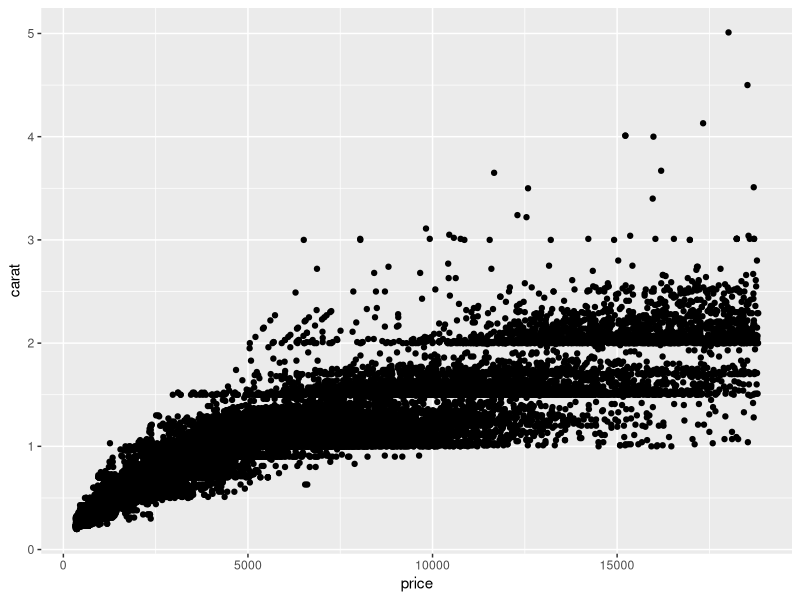
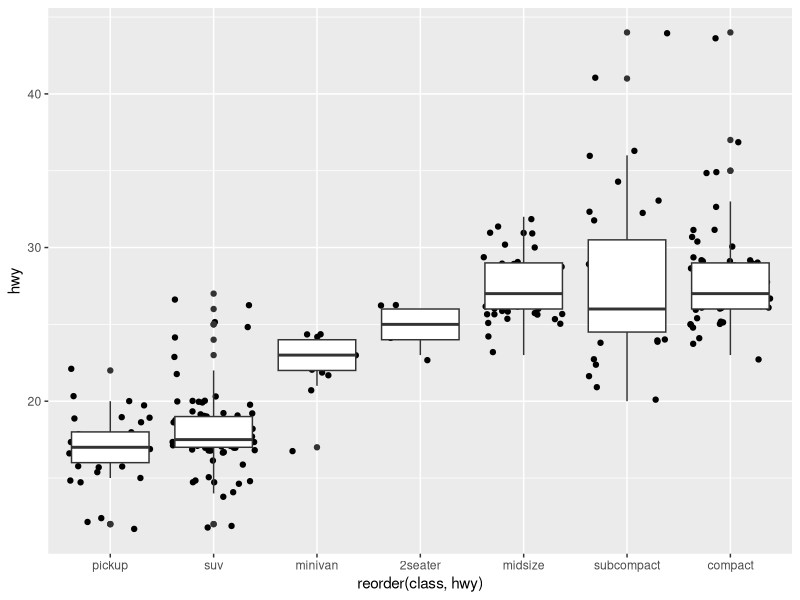
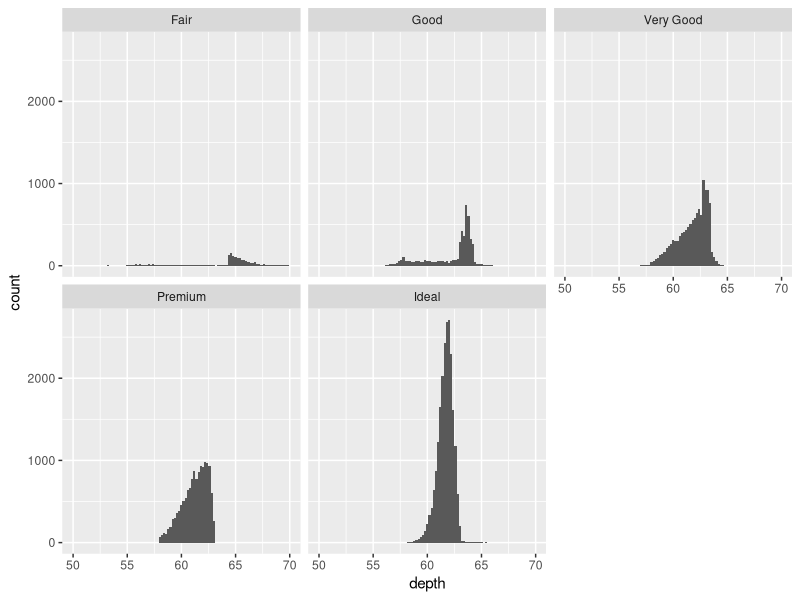
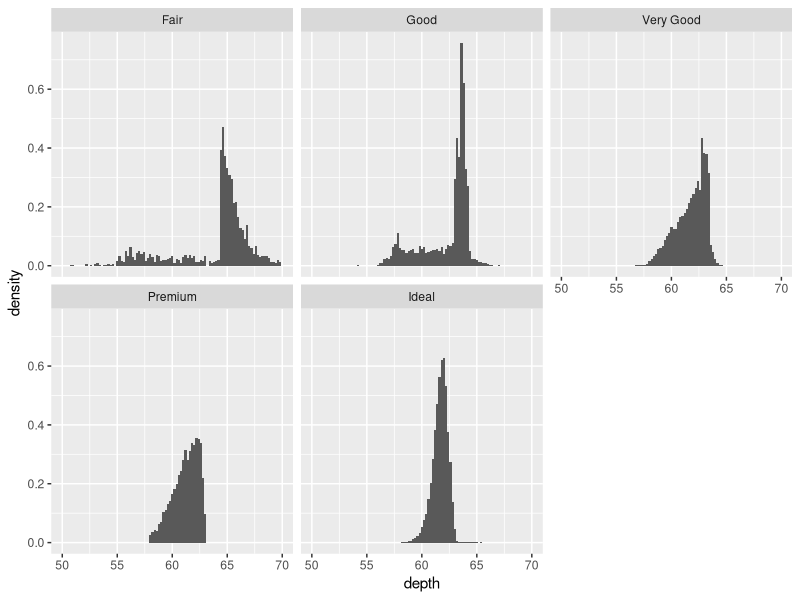
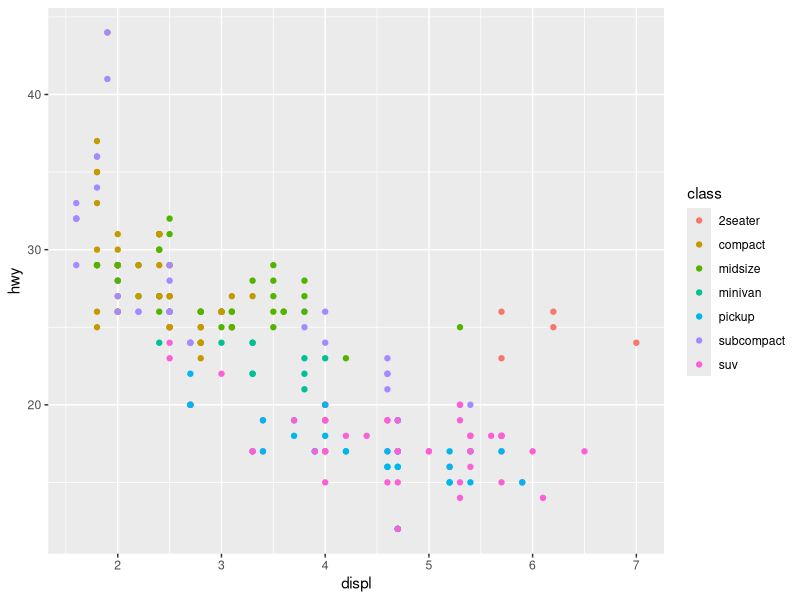
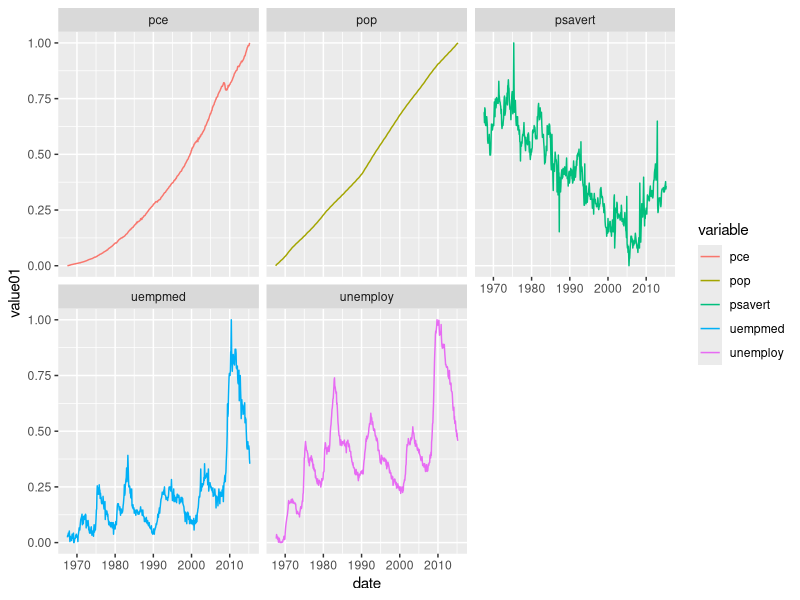

R code for these plots, in order: (Note: this script raises an error after producing the figures.)
## ---- chunk 1
install.packages("ggplot2")
library(ggplot2)

ggplot(diamonds, aes(x = price, y = carat)) +
  geom_point()
## ---- chunk 2
ggplot(mpg, aes(reorder(class, hwy), hwy)) +
  geom_jitter() +
  geom_boxplot()
## ---- chunk 3

#Plot count
ggplot(diamonds, aes(depth)) +
  geom_histogram(aes(y = ..count..), binwidth=0.2) +
  facet_wrap(~ cut) + xlim(50, 70)

#Plot density
ggplot(diamonds, aes(depth)) +
  geom_histogram(aes(y = ..density..), binwidth=0.2) +
  facet_wrap(~ cut) + xlim(50, 70)
## ---- chunk 4
ggplot(mpg, aes(displ, hwy, color = class)) +
  geom_point()

## ---- chunk 5
ggplot(data=economics_long, aes(x=date, y=value01, group=variable, color = variable)) +
    geom_line()+
  facet_wrap(economics_long$variable~.)
## ---- chunk 6

ggplot(cities, aes(long, lat)) +
  geom_path(aes(size = survivors, colour =
direction,
    group = interaction(group, direction)), data =
troops) +
  geom_text(aes(label = city), hjust = 0, vjust = 1,
size = 4)
# Polish appearance
last_plot() +
  scale_x_continuous("", limits = c(24, 39)) +
  scale_y_continuous("") +
  scale_colour_manual(values = c("grey50","red")) +
  scale_size(range = c(1, 10))
